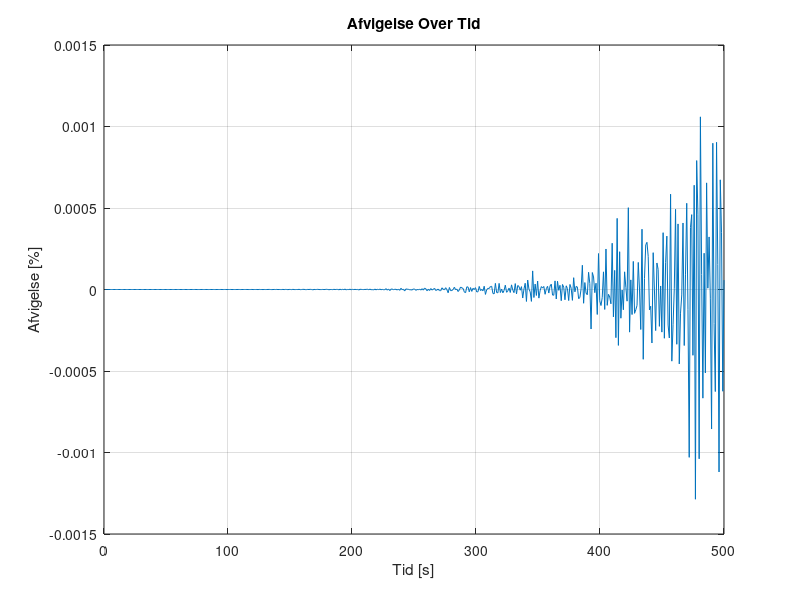
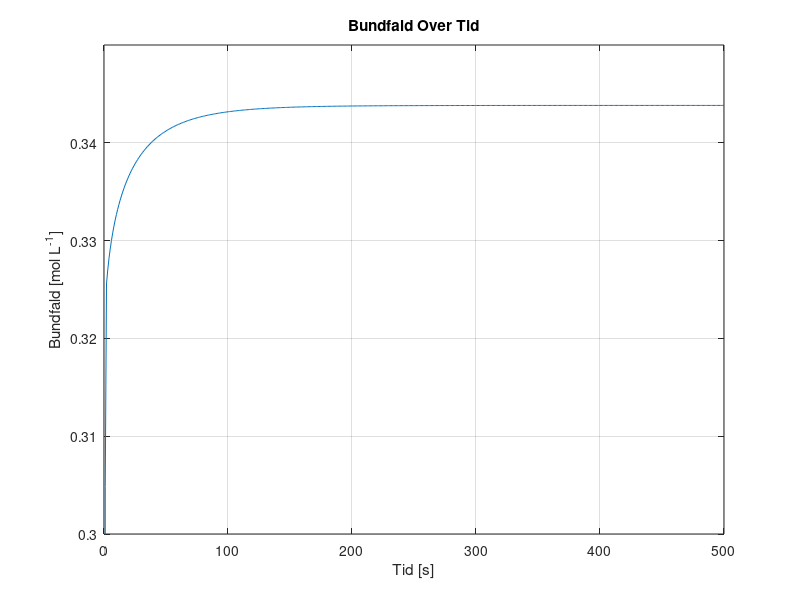
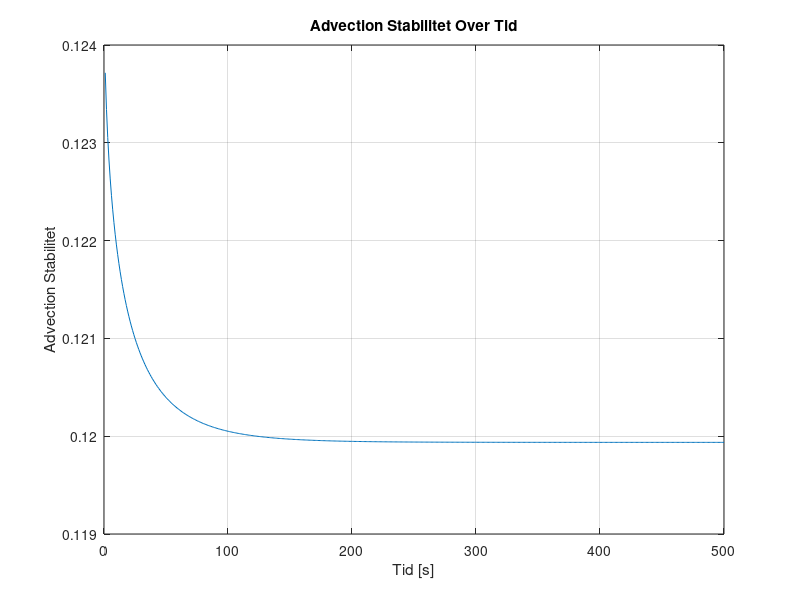
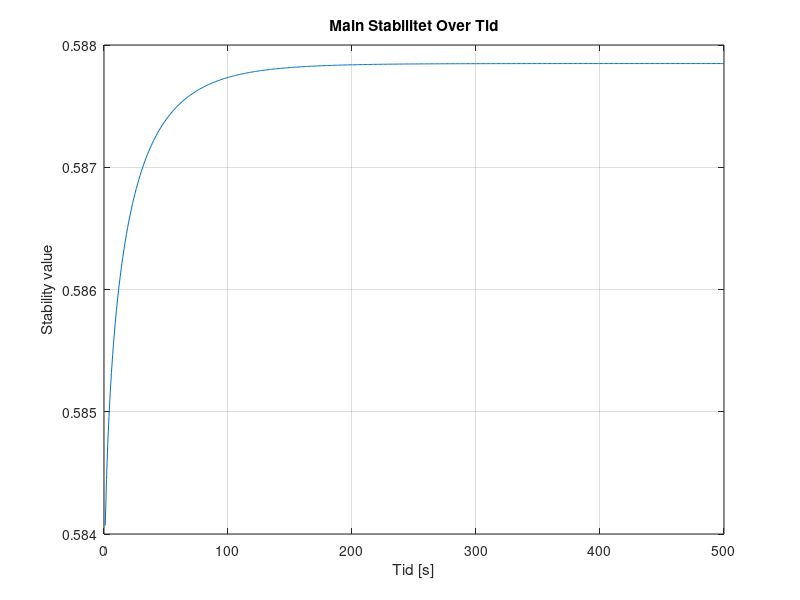

Write the MATLAB code that produced these figures, in order. (Note: this script raises an error after producing the figures.)
%%%%%%%%%%%%%%%%%%%%%%%%%%%%%%%%%%%%%%%
%%%  GITHUB - ALL RIGHTS RESERVED   %%%
%%%                                 %%%
%%% PROPERTY OF AALBORG UNIVERSITY  %%%
%%%         CREATED BY:             %%%
%%%  GROUP 3 - 3RD SEMESTER- 2023   %%%
%%%     @ANALREXIA @ANDEMANDEN      %%%
%%%%%%%%%%%%%%%%%%%%%%%%%%%%%%%%%%%%%%%
%%
clear
close all
clc
%% Inital Parameters
Lx = 0.1;                     % Domain length [m]
domain_steps = 1000;          % Number of spatial domain steps
dx = Lx / (domain_steps - 1); % Position discretization [m]
 
Lt = 500;              % Time length [s]
time_steps = 500;      % Number of time steps
dt = Lt / time_steps;  % Temporal discretization [s]

% DEFINED VARIABLES
D = 1.464*10^-9;      % Diffusivity coefficient H2PO4- in water [m^2 s^-1]
Cf = 0.1;             % Ionconcentration of the feed [mol L^-1]
DeltaP = 35;          % Change in outer pressure [bar]
Am = 0.0308;          % Surfacearea of the membrane [m^2]
k0 = 5.7311*10^-7;    % Initial water permeability [m^3 m^-2 bar^-1 s^-1] 
mu = 0.8903*10^-9;    % Viscosity of water [bar∙s]
Rm = 1/(mu*k0);       % Membraneresitance of water [m^-1]
alpha = 1*10^14;      % Specific fouling resistance [m · kg-1] or [m L mol^-1]
JuScalar = 0.5;       % Percipitate Advection Coefficient
sig_i = 0.1;          % Rejection of ions 

% PHYSICAL CONSTANTS

R = 8.31415*10^-2;  % Gasconstant [L Bar mol^-1 K^-1]
T = 273.15+25;      % Temperature [K]
 
% Anonymous functions

Udf = @(conc) 0.0011*exp(36.328*conc) + 0.263253; % Concentration of percipitate in respect to Ciw. [mol L^-1]
Rf = @(conc) alpha*(Udf(conc)/Am);                % Foulingresistance [m^-1]
k = @(conc) 1/(mu*(Rm+Rf(conc)));                 % Water permeability dependent on mu,Rm and Rf [m^3 m^-2 bar^-1 s^-1]


% Space and Time Grid
x = linspace(0, Lx, domain_steps);
t = linspace(0, Lt, time_steps);

% Initial concentration array AND Initial condition
C = zeros(domain_steps, time_steps)+0.1; % 0.1 molar [H2PO4] at pH 2.9

% Diffusive Stability

DS = D*dt/dx^2;
fprintf('\n Diffusivity Stability = %f', DS);
if DS>0.5 
   fprintf(2,'\n ERROR: Stabilitetsfejl');
else
    fprintf('\n Stable Diffusion Model !!');
end


%% Time-stepping loop
for j = 2:time_steps
    for i = 1:domain_steps
        Ciw = C(domain_steps, j-1); % Concentration of ions at the wall [mol L^-1]

        C(1, :) = Cf; % Set the leftmost boundary to Cf [mol L^-1]

        if j == 2
            Cbw = Udf(Cf); % Initial Percipitation
        else
            Cbw = Udf(Ciw) + Jkonv*Udf(Cf)*(dt/dx)*JuScalar; % Total percipitate after advection [mol L^-1]
        end

        Jkonv = (k(Ciw)*(DeltaP-(1*R*T*(Ciw))));  % Volume flux = Jkonv , in terms of osmotic pressure (DeltaP, R, T, C_(i_w)) and k. [m/s]

        if i == 1 % First Cell (no left neighbor)
            Jdiff = 0;       % Diffusive ionflux
            Jadv = 0;        % Advective flux

        elseif i == domain_steps % Membrane wall cell (no right neighbor)
            Jdiff = (D * (C(domain_steps - 1, j-1) - C(domain_steps, j-1))) / dx^2;           % Diffusive ionflux [mol · m-2 · s-1]
            Jadv = -Jkonv * (C(domain_steps, j-1)*(1-sig_i) - C(domain_steps - 1, j-1)) / dx; % Advective flux [mol · m-2 · s-1]

        else    % Bulk Cells
            % Calculate the second derivative normally
            Jdiff = D * (C(i + 1, j-1) - 2 * C(i, j-1) + C(i - 1, j-1)) / dx^2; % Diffusive ionflux at the membrane wall [mol · m-2 · s-1]
            Jadv = -Jkonv * (C(i, j-1) - C(i-1, j-1)) / dx;                     % Advective flux at the membrane wall [mol · m-2 · s-1]
        end
        % Apply the diffusion-advection equation
        C(i, j) = C(i, j-1) + dt * (Jdiff + Jadv); % Apply the diffusion-advection equation [mol L^-1]
        Jkonv_values(j) = Jkonv;                   % Storing convective flux values in respect to time
        Cbw_values(j) = Cbw;                       % Storing precipitate values in respect to time
        AS(j) = Jkonv * dt/dx;                     % Storing Stability plot values
        % Main Stability
        MainS=(1-2*DS-AS(j));                      % Calculation of specific main stability to time
        MainS_values(j)=MainS;                     % Storing main stability values

    end
end
%% conservation and error

volprc = dx*Am*1000;  % Volume per cell in Liters

Ciw = [0,C(domain_steps, :)]; % Making the matrix line up properly and have the right size
Ciw(end) = [];

Systemdiff = [0, diff(sum(C*volprc,1))]; % Difference in system concentration per dt

inflow = Cf*(Jkonv_values)*(dt/dx)*volprc;                 % Input [mol]
outflow = Ciw.* Jkonv_values*(dt/dx)*volprc*(1-sig_i);     % Output [mol]
infoutdiff = (inflow - outflow);                           % Difference in input and output
ERROR = ((Systemdiff - infoutdiff).*Systemdiff.^(-1))*100; % Mass conservation error


%% 2D Plots

% Plot Mass Conservation Error values over time

figure;
plot(t, ERROR);
xlabel('Tid [s]');
ylabel('Afvigelse [%]');
title('Afvigelse Over Tid');
grid on;


% Plot Percipitate (DS) values over time

figure;
plot(t, Cbw_values);
xlabel('Tid [s]');
ylabel('Bundfald [mol L^{-1}]');
title('Bundfald Over Tid');
grid on;
ylim([0.3, 0.35]);

% Plot Advection Stability (DS) values over time

figure;
plot(t(2:end), AS(2:end));
xlabel('Tid [s]');
ylabel('Advection Stabilitet');
title('Advection Stabilitet Over Tid');
grid on;

% Plot Main Stability (MainS) values over time

figure;
plot(t(2:end), MainS_values(2:end));
xlabel('Tid [s]');
ylabel('Stability value');
title('Main Stabilitet Over Tid');
grid on;

% Plot Jkonv values over time
figure;
plot(t(2:end), Jkonv_values(2:end));
xlabel('Tid [s]');
ylabel('J_{konv} [m s^{-1}]');
title('J_{konv} [m s^{-1}] Over Tid');
grid on;
xlim([0, 500]);
ax = gca;
ax.YAxis.Exponent = -6;

% Define fractions of time steps you want to visualize
time_fraction = [0.001, 0.01, 0.1, 0.2, 0.3, 0.4, 0.5, 0.6, 0.7, 0.8, 0.9];  % For example, 0.1 corresponds to 10% of time steps

% Calculate the corresponding time indices
time_instances = round(time_fraction * time_steps);

% Figure - Concentration over time sideplot
figure;
hold on;

for i = 1:length(time_instances)   % Concentration at specific time instances
    time_index = time_instances(i);
    plot(x, C(:, time_index));
end

xlabel('Position [m]');
ylabel('Koncentration [mol L^{-1}]');
title('Koncentration over Position ved Forskellige Tidsfraktioner');
%xlim([0.099, Lx]);
%ylim([0.1, 0.12]);
legend(arrayfun(@(f) ['t=', num2str(f)], time_fraction, 'UniformOutput', false));

grid on;
hold off;


%% 3D Plot

% 3D surface plot - concentration over time and position
[T, X] = meshgrid(t, x);
figure;
h = surf(X, T, C);
xlabel('Position [m]');
ylabel('Tid [s]');
zlabel('Koncentration [mol L^{-1}]');
title('Koncentration Over Tid og Position');
xlim([0, Lx]);
ylim([0, Lt]);
zlim([0.1, 0.12]);
set(h,'LineStyle','none')
colormap(jet)
clim([0.1, 0.11])


%%
load('step1jv.mat', 'Jv_values1');
load('step2jv.mat', 'Jv_values2');
load('step3jv.mat', 'Jv_values3');
load('step4jv.mat', 'Jv_values4');

% Remove the first value from each series
Jv_values1 = Jv_values1(2:end);
Jv_values2 = Jv_values2(2:end);
Jv_values3 = Jv_values3(2:end);
Jv_values4 = Jv_values4(2:end);

%% Jv graph

% Create a figure for the first plot
figure;
hold on;
x = linspace(0, 500, 500);

plot(x(2:end), Jv_values1, 'LineWidth', 1.5);
plot(x(2:end), Jv_values2, 'LineWidth', 1.5);
plot(x(2:end), Jv_values3, 'LineWidth', 1.5);
plot(x(2:end), Jv_values4, 'LineWidth', 1.5);

xlabel('Tid [s]');
ylabel('J_{konv} [m s^{-1}]');
title('J_{konv} [m s^{-1}] Over Tid');
grid on;

legend('Step 1', 'Step 2', 'Step 3', 'Step 4');
%% Double Y-axis Jv graph
figure;

% Plot Step 2 on the left y-axis
yyaxis left;
plot(x(2:end), Jv_values2, 'LineWidth', 1.5, 'LineStyle', '-'); 
ylabel('J_{v} [m^{3} m^{-2} s^{-1}]');

hold on;

% Plot Step 3 on the left y-axis
plot(x(2:end), Jv_values3, 'LineWidth', 1.5, 'LineStyle', '--');
ylim([1.825*10^-5, 1.865*10^-5]);           % y-limit for left
ylabel('J_{v} [m^{3} m^{-2} s^{-1}]');

% Plot Step 4 on the right y-axis
yyaxis right;
ylim([1.2*10^-5, 1.24*10^-5]);               % y-limit for right

plot(x(2:end), Jv_values4, 'LineWidth', 1.5);
ylabel('J_{v} [m^{3} m^{-2} s^{-1}]');

xlabel('Tid [s]');
title('J_{v} Over Tid');
grid on;

legend('Step 2', 'Step 3', 'Step 4');
